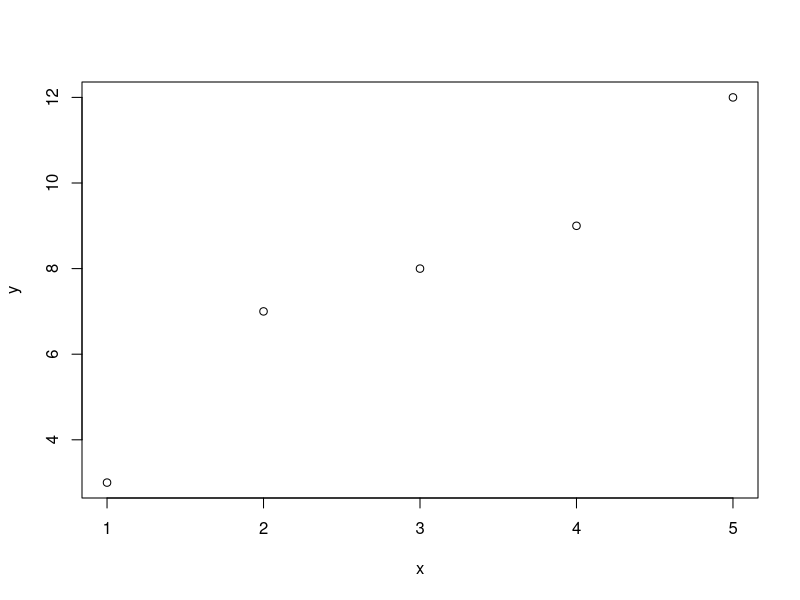
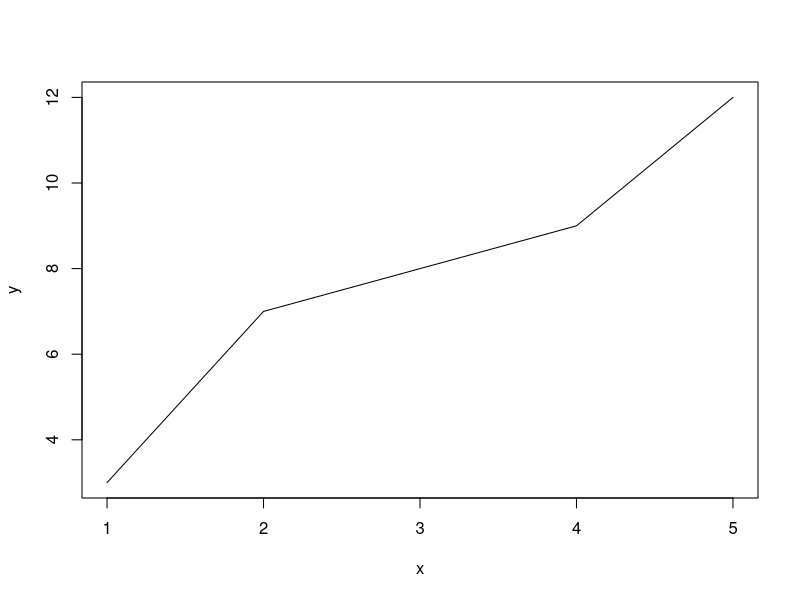
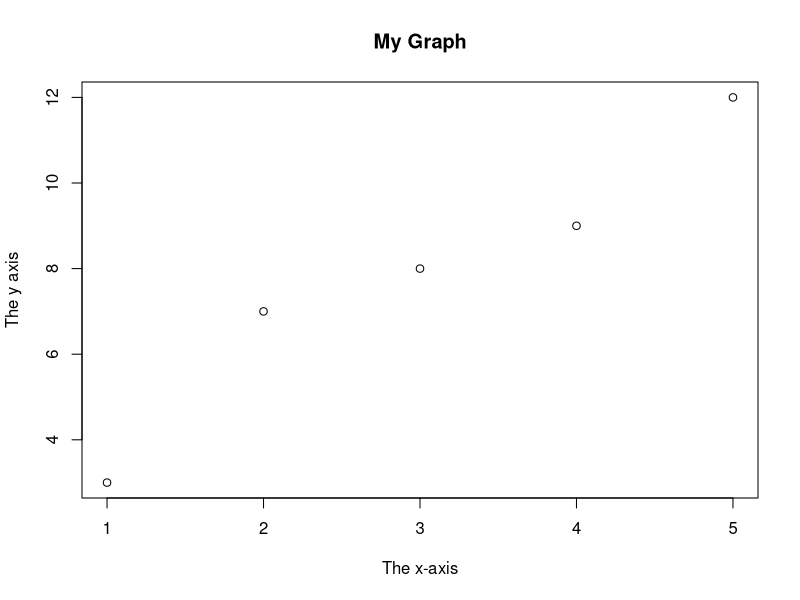
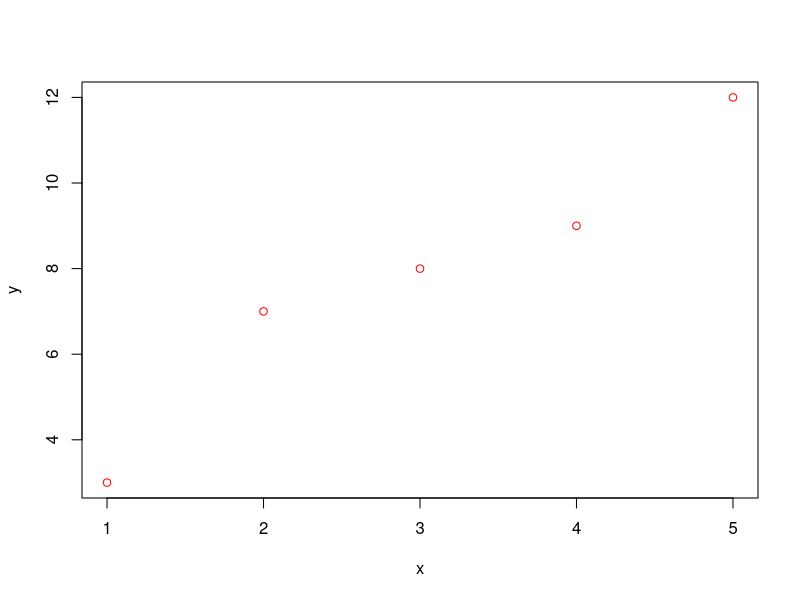
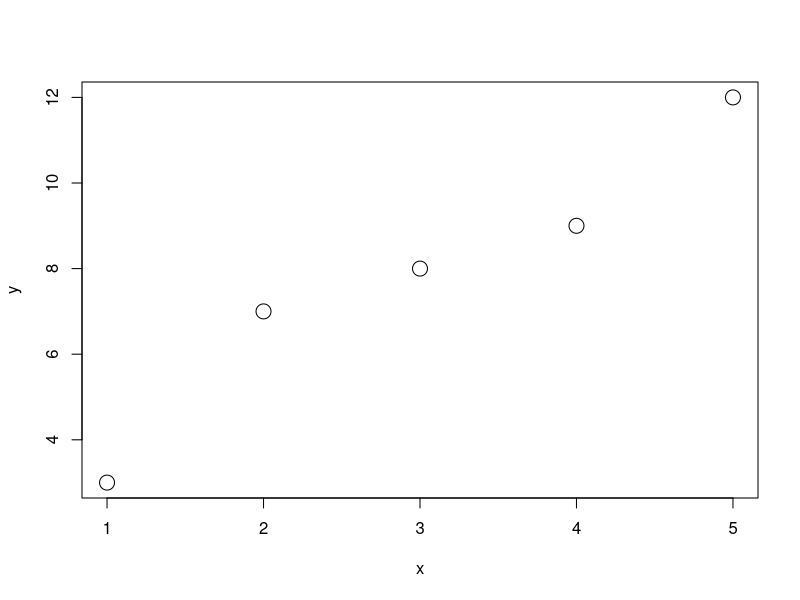
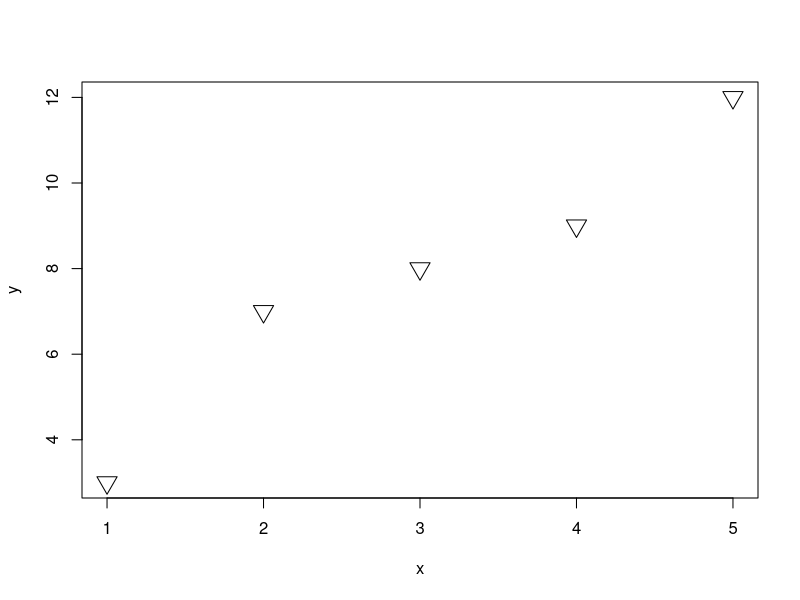
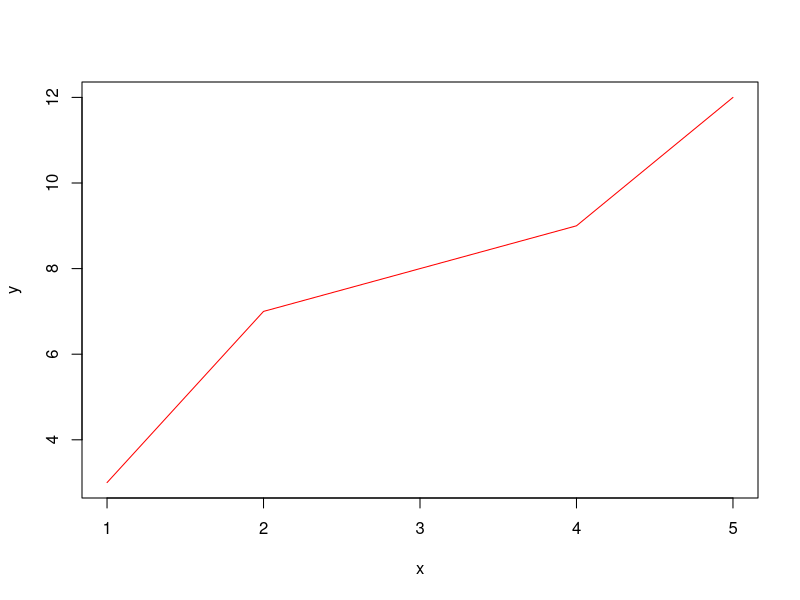
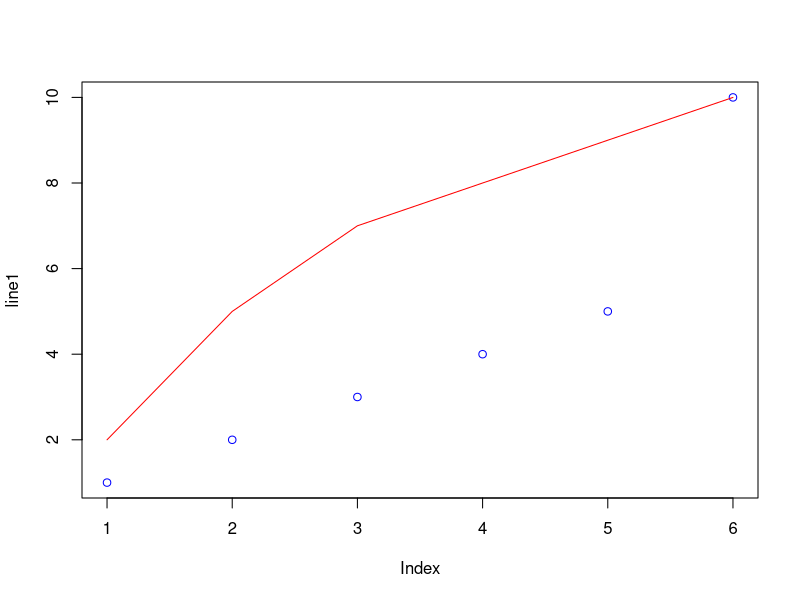

R code for these plots, in order: (Note: this script raises an error after producing the figures.)
x <- c(1,2,3,4,5)
y <- c(3,7,8,9,12)
plot(x,y)
plot(x,y, type = "l")
plot(x,y, main="My Graph", xlab="The x-axis", ylab="The y axis")
plot(x,y, col="red")
plot(x,y, cex=2)
plot(x,y,pch=25, cex=2)
plot(x,y, type='l', col='red', lwd=1, lty=1)
line1 <- c(1,2,3,4,5,10)
line2 <- c(2,5,7,8,9,10)
plot(line1, col='blue')
lines(line2, type='l', col='red')
age <- c(20, 23, 22, 21, 18, 19)
height <- c(1.8, 2, 1.6, 1.4, 1.9, 1.5)
weight <- c(20, 23, 22, 21, 18,22)
plot(age, height, type='l', col='red')
lines(age, weight, type='l', col='blue')

x1 <- c(5,7,8,2,2,9,4,11,12,9,6)
y1 <- c(99,86,87,88,111,103,87,84,78,77,85)
x2 <- c(2,2,8,1,15,8,12,9,7,3,11,4,7,13,12)
y2 <- c(100,105,84,105,90,99,90,95,94,100,79,112,91,80,85)
plot(x1, y1, main="Observation of Cars", xlab="Car age", ylab="Car speed", col='red', cex=2)
points(x2, y2, col='blue', cex=2)
length(x1)
length(y1)
length(x2)
length(y2)
x <- c(10, 20, 30, 40)
pie(x, init.angle =45)
mylabel <- c("Apples", "Bananas", "Cherries", "Dates")
pie(x, label=mylabel, main="Fruits")
colors <- c("red","yellow","green","brown")
pie(x, label=mylabel, main="Fruits", col=colors)
legend("bottomright", mylabel, fill=colors)

x <- c("A", "B","C", "D")
y <- c(2,4,6,8)
colors <- c("red","yellow","green","brown")
barplot(y, names.arg =x, col=colors, horiz=FALSE)
barplot(y, names.arg =x, col=colors, xlab='labels', ylab='count')
barplot(y, names.arg =x, density=20, col=colors)
barplot(y, names.arg =x, width=c(1,2,3,4), col=colors)
age <- df2$age
insulin <- df2$insulin
age
insulin
plot(age, insulin, xlab='age', ylab = "Insulin", main = "Age against Insulin", type = "l")
